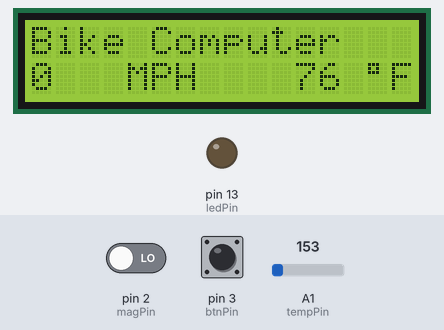
Simulated run of this sketch. Board: Arduino Uno, built with avr-gcc and run on an emulated ATmega328P. Parts: 16×2 character LCD, output pins drawn as LEDs (lit = HIGH). Inputs (shaded band) come from the test bench; at power-on: pin 3 (btnPin) LOW, A1 (tempPin) = 153, pin 2 (magPin) LOW. What the sketch prints to the serial monitor is not drawn.

Above: at 2.6 s.
2.7 s: pin 3 (btnPin) pulled HIGH for 0.15 s
At 5.2 s:
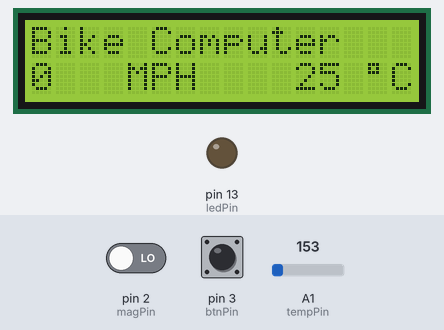
5.5 s: A1 (tempPin) set to 165
At 6.9 s:
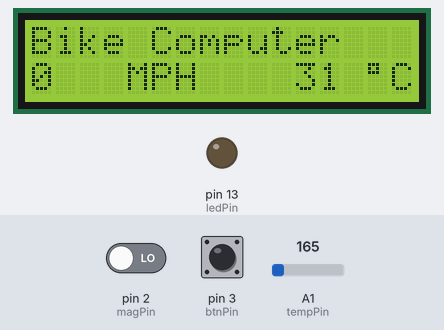
7.5 s: pin 2 (magPin) driven HIGH
At 8.5 s:
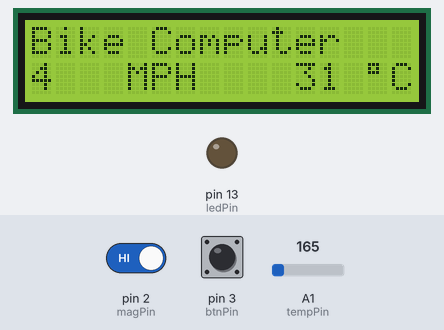
10.5 s: pin 3 (btnPin) pulled HIGH for 1 s
At 13.0 s:
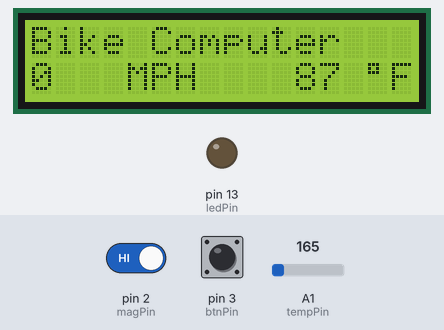
13.5 s: A1 (tempPin) set to 175
At 14.6 s:
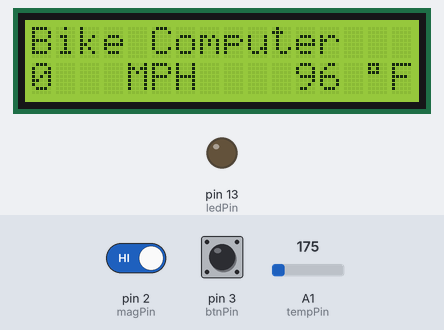
15.5 s: A1 (tempPin) set to 191
At 17.4 s:
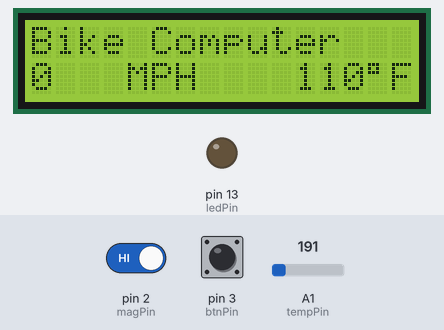
Timing chart, 0 to 18.5 s (numbered marks = the images above; inputs shaded):
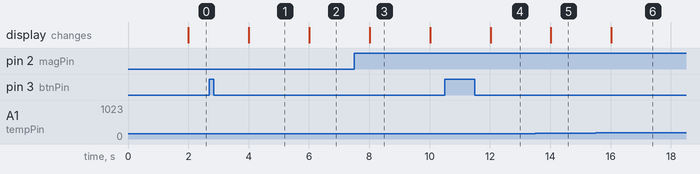

The sketch:

bike_isr2.ino
```cpp
/* Bike Computer Integration demo
ahdavidson
Jul 8, 2013

This program integrates all of the component demos for the bike computer prototype into one application.

To use it with your board, you should only have to change the constants that define the pin numbers for
where your components are connected on your board.

Note: you should not use pins digital 0 or 1 for your connections; they are reserved for the system.

This makes use of the serial monitor window to display text data, so open that after uploading the program
to see the data being printed.

*/


// these are necessary to use the LCD backpack and the RTC (clock) breakout board. they refer to external libraries
// other developers have created and that must get installed in your configuration of the IDE. they use a system
// called I2C, which requires two wires be connected on pins A4 and A5.

#include <Wire.h>
#include <RTClib.h>
#include <LiquidCrystal.h>


// constants that define pin numbers for different inputs and output
// change them to match your board's connections

const int CLKPin = A5;  // clock signal on I2C -- must be A5, don't change !
const int DATPin = A4;  // data signal for I2C -- must be A4, don't change !

const int ledPin  = 13;  // indicator LED -- usually on 13 since that is on the board also
const int tempPin = A1;  // temperature sensor -- MUST be an analog pin (A0 - A3; A4-A5 reserved for I2C)
const int magPin  = 2;   // magnetic (Hall Effect) sensor - any digital pin
const int btnPin  = 3;   // the pushbutton - any digital pin

const int magRadius = 700;  // distance from the center of the axle to the wheel rim (mm)

// we need to know the circumference of the wheel to turn RPMs into MPH. this calculation figured that
// in miles, based on the radius :  25.4 mm/in, 12 in/ft, 5280 ft/mile
const float wheelCircum = magRadius* 2 * PI / 25.4 / 12 / 5280;

// other constants

const byte degreeSym = 0xdf;  // the little degree symbol, built-in on the LCD

// temperature modes
const int fahrMode = 0; // just a name for the code number that means we want Fahrenheit temperatures
const int centMode = 1; // just a name for the code number that means we want Centigrade temperatures

// button actions
const int none       = 0;  // a name for the code that means "no action on the button"
const int pressed    = 1;  // a name for the code that means "button is just pressed briefly"
const int held       = 2;  // a name for the code that means "button is pressed and held for a certain time"

// button behavior
const int btnHoldTime = 1000;		// min time (ms) that constitutes a button being held rather than just pressed
const long debounceInterval = 10;	// delay to filter noise on button press (ms)


// this is used to access the LCD via the backpack - the zero means the LCD backpack is set to use I2C address "0"
// don't change that unless you change the hardware address on the backpack by soldering jumpers together.
// that would only be necessary if you had more than one LCD or another I2C device using address zero

LiquidCrystal lcd(0);


// below here are variables that we must be global {outside of the loop() and setup() routines} so that they can
// be "remembered" between iterations of the loop() code

int tempMode = fahrMode;	// which temperature mode we want displayed - default value is after "="

// these variables are used by the button routine to keep track of what's going on with it.
// you can just ignore them if you're aren't interested in the details. only a software masochist
// is interested in those details!

int     btnState = LOW;        // current state of button (HIGH/LOW)
int     btnPrev = LOW;         // prior state of button   (HIGH/LOW)
long    btnDown = false;       // last time button was detected down
long    btnUp = true;          // last time button was detected up
boolean btnIgnoreUp = false;   // true if waiting to see if button has been held down


// these variables are used by the magnetic sensor to calculate RPMs and other timing data

long time;
long prevRefreshTime = millis();
const int timeOut = 2000;

volatile long rev = 0;
long prevRev = 0;
int sumRev = 0;
float rpm;
float prevMPH = 0;


// now start things off

void setup() {

// setup the serial monitor window
  Serial.begin(9600);

// write an initial startup message out there (two blank lines, then the text)
  Serial.println ("\n\nBike Computer");

// set up the LCD and tell the software how many rows and columns it has
  lcd.begin(16, 2);

// and a message on the top line of the LCD
  lcd.print("Bike Computer");

// and some other fixed text so it doesn't have to be repeated each time in the main loop
  lcd.setCursor(4, 1); // position 5 ("4") on the second line ("1")
  lcd.print("MPH");
  lcd.setCursor(14, 1);
  lcd.write(degreeSym);  // this uses a built-in glyph on the LCD to show the degree symbol

// setup all the the pins for input or output
  pinMode(ledPin,  OUTPUT);
  pinMode(tempPin, INPUT);

// attach Interrupt for detecting a RISE in mag signal at pin 2 (for UNO)
  attachInterrupt(0, isr, RISING);
}

void isr() //interrupt service routine to count revolutions
{
  rev++;
  digitalWrite(ledPin, HIGH);
}

// and do all of the rest of this continuously

void loop() {

// first, go check the temperature sensor and write the current Fahrenheit and Centigrade values out in the serial monitor

// read the raw value of the temp sensor
  int tempValue = analogRead(tempPin);

// an analog sensor on the Arduino returns a value between 0 and 1023, depending on the strength
// of the signal it reads. (this is because the Arduino has a 10-bit analog to digital converter.)

// so we have to convert this value between 0-1023 into a temperature. the calculation is based on the
// voltage, and then the specs of the temperature sensor to convert that into degrees Celsius.

// if you're not interested in the details, you can just think of it as doing some math magic and skip down below

// first, convert the sensor reading to the right voltage level (5000 mV, since the Arduino port is +5V)
// the map function is just an efficient shortcut for some ratio math
  int tempMV = map(tempValue, 0, 1023, 0, 4999);

// now convert this voltage to degrees, both Fahrenheit and Centigrade
// this calculation comes from the spec of the specific sensor we are using
  float tempCent = (tempMV - 500) / 10.0;
  float tempFahr = (tempCent * 9 / 5.0) + 32;

// write these temperatures out to the serial monitor so we can see them
//  Serial.print(tempFahr);
//  Serial.print(" deg F  ");
//  Serial.print(tempCent);
//  Serial.print(" deg C");
//  Serial.println();

// and also to the LCD

// first format it as a whole number
  int tempDegrees;
  if (tempMode == fahrMode) {
    tempDegrees = round(tempFahr);
  }
  else {
    tempDegrees = round(tempCent);
  }


// TODO write comments for calculating speed


  digitalWrite(ledPin, LOW);
  time = millis() - prevRefreshTime;
  sumRev = sumRev + (rev - prevRev);  // calculate the sum of revolutions taken in the refreshTime period
  prevRev = rev;

  if( sumRev > 1 || time > timeOut ) {

    rpm = ( (float)sumRev / time) * 60000;
    float mph = rpm * 60.0 * wheelCircum;

    Serial.print("Refreshed @ ");
    Serial.print(millis());
    Serial.print(": ");
    Serial.print(sumRev);
    Serial.print(" revolutions in ");
    Serial.print(time);
    Serial.print(" ms. Speed = ");
    Serial.print(mph);
    Serial.println(" MPH");

    lcd.setCursor(0, 1);
    lcd.print("   ");
    lcd.setCursor(0, 1);
    lcd.print((int)mph);

    sumRev = 0;
    prevRefreshTime = millis();
    prevMPH = mph;

    // then print it on the LCD with some fanciness
    // it will look like "42 *F" except that the asterisk will be a degree symbol

    lcd.setCursor(11, 1); // far right ("11") on the second line ("1")
    lcd.print("   ");
    lcd.setCursor(11, 1);
    lcd.print(tempDegrees);

    lcd.setCursor(15, 1);
    if (tempMode == fahrMode) {
      lcd.print("F");
    }
    else {
      lcd.print("C") ;
    }
  }


// finally, we check to see if the button has been pressed
// if it has, we just flip the mode for the temperature display from Fahrenheit to Centigrade or vice versa,
// depending which one is currently in effect

int btnAction = checkButtonAction(btnPin);
if (btnAction == pressed) {
// then we have to see which mode is currently in effect so we can flip it to the other one
  if (tempMode == fahrMode) {
    tempMode = centMode;
  }
  else {
    tempMode = fahrMode;
  }
}


// and that's it for this time through the loop !

}


// this routine checks what is going on with the button connected on the pin passed to it ("pin").
// it should be called from loop() so that the status is updated as rapidly as possible to avoid latencies, i.e.
// user presses button but nothing happens. {it should also be made into an external library to hide its implementation.}

// it can detect a simple press or a press-and-hold event, defined by a global constant above (I know, I know...)

// it returns a code indicating the current state of the button. this code is one of:
//		none : nothing has happened -- the button has not been pressed
//		pressed : the button was pressed, so do what ever that means to the caller
//		held : the button was held down a certain minimum interval, then released

int checkButtonAction (int pin) {

// checks the given button status and returns a code indicating
// if it was just pressed, or if it was pressed and held for a
// given amount of time, or nothing has happened.

// this algorithm is adapted from Jeff Saltzman: jmsarduino.blogspot.com


// return value = button action code (none, pressed, held)
int result = none;  // if nothing else detected

// read the curent state of the button
btnState = digitalRead (pin);

// check to see if it just went down, with debouncing
if ((btnState == HIGH) &&
  (btnPrev == LOW) &&
  ((millis () - btnUp) > debounceInterval)) {

// button just went down for real, so just remember the time

  btnDown = millis ();
}

if ((btnState == LOW) &&
  (btnPrev == HIGH) &&
  ((millis () - btnUp) > debounceInterval)) {

// button was just released, so see how long it was down
// we are still waiting to see if it is being held down

  if (!btnIgnoreUp)
    result = pressed;
  else
    btnIgnoreUp = false;

  btnUp = millis ();
}

if ((btnState == HIGH) &&
  ((millis () - btnDown) > btnHoldTime)) {

// it's been down so long, call it held, not just pressed

  result = held;
btnIgnoreUp = true;
btnDown = millis ();
}

// remember this state for the next time around

btnPrev = btnState;

return result;

}
```

Measured:
- after the input at 2.7 s, the display: changes after 1.3 s (image 1)
- after the input at 5.5 s, the display: changes after 0.51 s (image 2)
- after the input at 7.5 s, the display: changes after 0.51 s (image 3)
- after the input at 10.5 s, the display: changes after 1.5 s (image 4)
- after the input at 13.5 s, the display: changes after 0.52 s (image 5)
- after the input at 15.5 s, the display: changes after 0.53 s (image 6)
- what the display in image 3 shows lasts 2.0 s, from 8.0 s to 10.0 s
